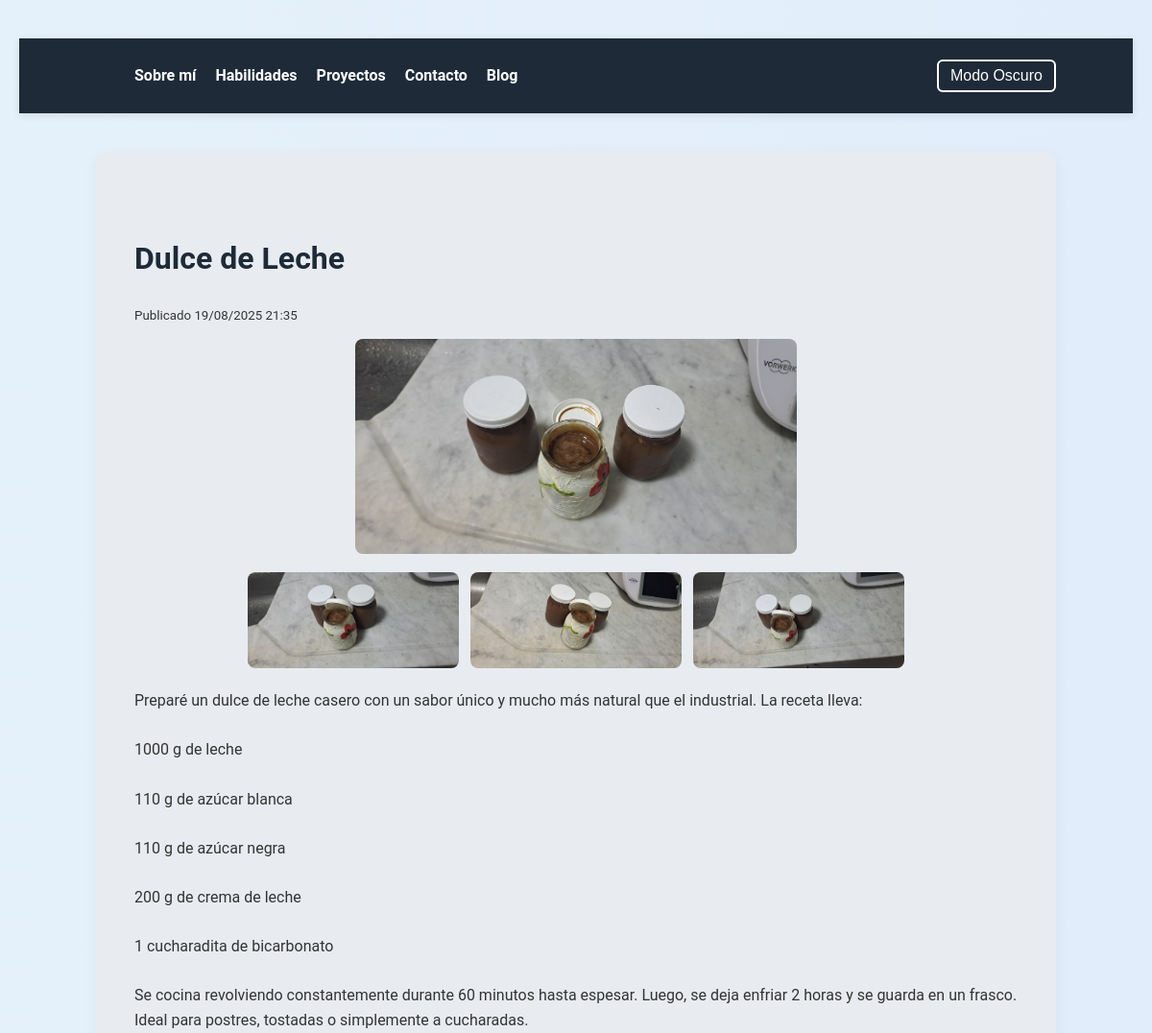
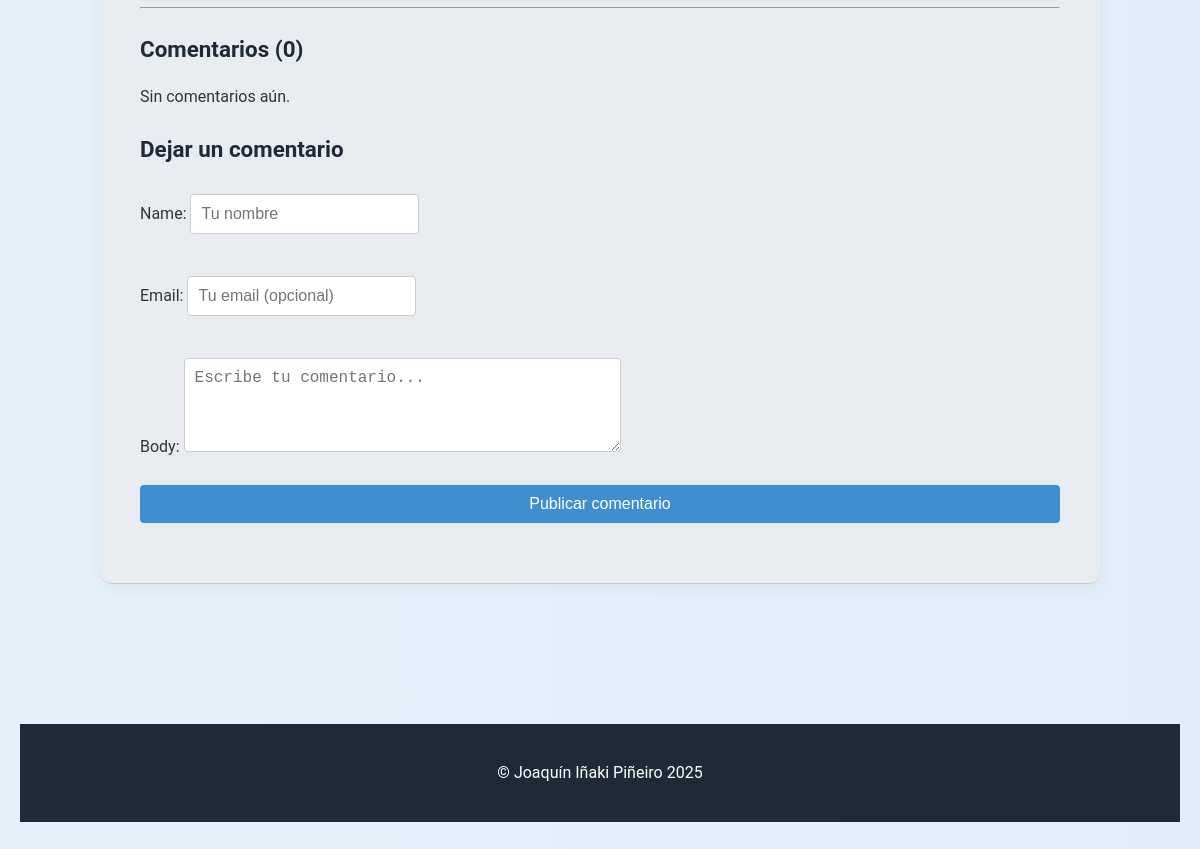
The page /blog/dulce-de-leche/ on the database its author committed (2 pictures, top to bottom).
### blog/models.py (models this page shows, shortened)
class Post(models.Model):
    title = models.CharField(max_length=200)
    slug = models.SlugField(max_length=220, unique=True, blank=True)
    author = models.ForeignKey(User, on_delete=models.SET_NULL, null=True, blank=True)
    content = models.TextField()
    image = models.ImageField(upload_to='blog', blank=True, null=True)
    created_at = models.DateTimeField(auto_now_add=True)
    updated_at = models.DateTimeField(auto_now=True)
    class Meta:
        ordering = ['-created_at']

class PostImage(models.Model):
    post = models.ForeignKey(Post, related_name='images', on_delete=models.CASCADE)
    image = models.ImageField(upload_to='blog')

### blog/views.py (the view, shortened to what this page needs)
# urls.py: path('<slug:slug>/', views.post_detail, name='post_detail'),
def post_detail(request, slug):
    post = get_object_or_404(Post, slug=slug)
    form = CommentForm()
    return render(request, 'blog/post_detail.html', {'post': post, 'form': form})

### blog/forms.py
class CommentForm(forms.ModelForm):
    class Meta:
        model = Comment
        fields = ['name', 'email', 'body']
        widgets = {
            'name': forms.TextInput(attrs={'placeholder': 'Tu nombre'}),
            'email': forms.EmailInput(attrs={'placeholder': 'Tu email (opcional)'}),
            'body': forms.Textarea(attrs={'rows': 4, 'placeholder': 'Escribe tu comentario...'}),
        }

### templates/blog/post_detail.html (shortened to what this page needs)
{% extends 'base.html' %}
{% load static %}
{% block content %}
<section class="pagina">
  <article>
    <h2>{{ post.title }}</h2>
    <small>
      Publicado {{ post.created_at|date:"d/m/Y H:i" }}
    </small>
    {% if post.image %}
    <div style="margin-top:12px; text-align:center;">
      <img src="{{ post.image.url }}" alt="{{ post.title }}"
          style="max-width:460px; width:100%; height:auto; border-radius:8px;">
    </div>
    {% endif %}
    {% if post.images.all %}
    <div class="post-gallery" style="display:flex; flex-wrap:wrap; justify-content:center; gap:12px; margin-top:12px;">
      {% for img in post.images.all %}
      <figure style="margin:0;">
        <img src="{{ img.image.url }}" alt="{{ post.title }}"
            style="max-width:220px; height:auto; border-radius:8px;">
      </figure>
      {% endfor %}
    </div>
    {% endif %}
    <div style="margin-top:14px; white-space:pre-wrap;">{{ post.content }}</div>
  </article>
  <hr/>
  <section>
    <h3>Comentarios ({{ post.comments.count }})</h3>
    {% for c in post.comments.all %}
    <div style="background:#e8ecf1; padding:10px; border-radius:8px; margin-bottom:8px;">
      <strong>{{ c.name }}</strong>
      <small>{{ c.created_at|date:"d/m/Y H:i" }}</small>
      <p style="margin:6px 0 0;">{{ c.body }}</p>
    </div>
    {% empty %}
    <p>Sin comentarios aún.</p>
    {% endfor %}
  </section>
  <section style="margin-top:1rem;">
    <h3>Dejar un comentario</h3>
    <form action="" method="post">
      {{ form.as_p }}
      <button type="submit">Publicar comentario</button>
    </form>
  </section>
</section>
{% endblock %}

### static/css/styles.css (style rules this page uses)
body { font-family: 'Roboto', sans-serif; margin: 0; padding: 40px 20px; background-color: #f4f4f9; color: #333; transition: background 0.3s, color 0.3s; line-height: 1.6; }
body::before { content: ""; position: fixed; top: 0; left: 0; width: 100%; height: 100%; background: linear-gradient(270deg, #ff9a9e, #fad0c4, #a1c4fd, #c2e9fb); background-size: 800% 800%; z-index: -1; animation: fondoAnimado 20s ease infinite; opacity: 0.3; pointer-events: none; }
section.pagina { padding: 60px 40px; border-bottom: 1px solid #ccc; background-color: #e8ecf1; border-radius: 12px; margin-bottom: 40px; box-shadow: 0 4px 16px rgba(0, 0, 0, 0.05); transition: transform 0.3s; }
h1, h2, h3 { font-weight: 700; color: #1e2a38; }
h2 { font-size: 2rem; margin-bottom: 20px; }
h3 { font-size: 1.4rem; margin-bottom: 10px; }
form { display: flex; flex-direction: column; gap: 10px; }
input, textarea { padding: 10px; border: 1px solid #ccc; border-radius: 4px; background-color: white; color: #333; font-size: 1rem; }
button[type="submit"] { background-color: #3e8ed0; color: white; padding: 10px; border: none; border-radius: 4px; font-size: 1rem; cursor: pointer; transition: background 0.3s; }
.post-gallery img { width: 300px; height: 200px; object-fit: cover; border-radius: 8px; }

### templates/base.html (style rules this page uses)
html { scroll-behavior: smooth; }

### rows shown on the page
Post: title "Dulce de Leche", created_at "19/08/2025 21:35", image (picture), content "Preparé un dulce de leche casero con un sabor único y mucho más natural que el industrial. La receta lleva: 1000 g de leche 110 g de azúcar blanca 110 g de azúcar negra 200 g de crema de leche 1 cucharadita de bicarbonato Se cocina revolviendo constantemente durante 60 minutos hasta espesar. Luego, se deja enfriar 2 horas y se guarda en un frasco. Ideal para postres, tostadas o simplemente a cucharadas.", comments.count "0"
PostImage: image (picture)
PostImage: image (picture)
PostImage: image (picture)
